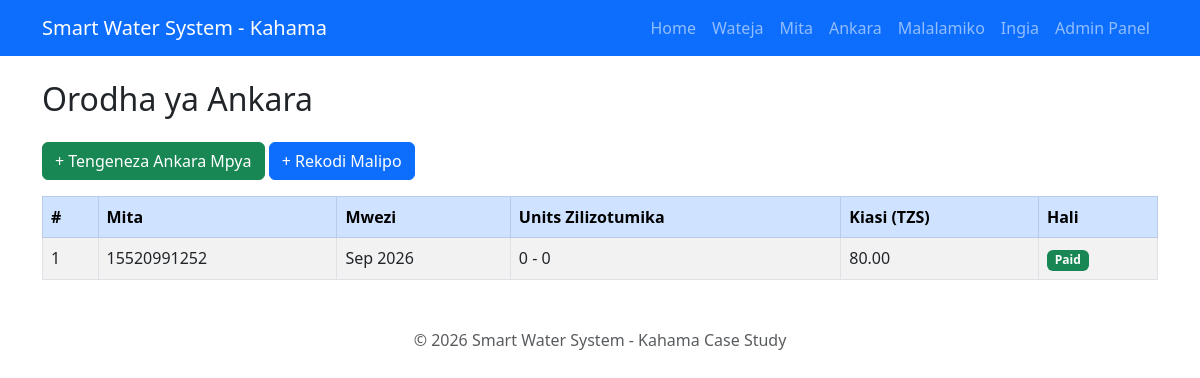
Page /bills/ on the committed database.
### billing/models.py (models this page shows, shortened)
class Bill(models.Model):
    STATUS_CHOICES = [
        ('unpaid', 'Unpaid'),
        ('paid', 'Paid'),
        ('overdue', 'Overdue'),
    ]
    meter = models.ForeignKey(Meter, on_delete=models.CASCADE, related_name='bills')
    billing_month = models.DateField(help_text="Tumia tarehe ya kwanza ya mwezi, mfano 2026-09-01")
    previous_reading = models.DecimalField(max_digits=10, decimal_places=2)
    current_reading = models.DecimalField(max_digits=10, decimal_places=2)
    rate_per_unit = models.DecimalField(max_digits=6, decimal_places=2, default=1000.00)
    amount_due = models.DecimalField(max_digits=10, decimal_places=2, editable=False)
    status = models.CharField(max_length=10, choices=STATUS_CHOICES, default='unpaid')
    date_generated = models.DateTimeField(auto_now_add=True)

### meters/models.py (models this page shows, shortened)
class Meter(models.Model):
    STATUS_CHOICES = [
        ('active', 'Active'),
        ('inactive', 'Inactive'),
        ('faulty', 'Faulty'),
    ]
    customer = models.ForeignKey(Customer, on_delete=models.CASCADE, related_name='meters')
    meter_number = models.CharField(max_length=50, unique=True)
    location = models.CharField(max_length=255, blank=True, null=True)
    installation_date = models.DateField()
    status = models.CharField(max_length=10, choices=STATUS_CHOICES, default='active')

### billing/views.py (the view)
# urls.py: path('bills/', billing_views.bill_list, name='bill_list'),
def bill_list(request):
    bills = Bill.objects.all().order_by('-date_generated')
    return render(request, 'billing/bill_list.html', {'bills': bills})

### templates/billing/bill_list.html (shortened to what this page needs)
{% extends 'base.html' %}
{% block content %}
<h2 class="mb-4">Orodha ya Ankara</h2>
<a href="{% url 'add_bill' %}" class="btn btn-success mb-3">+ Tengeneza Ankara Mpya</a>
<a href="{% url 'add_payment' %}" class="btn btn-primary mb-3">+ Rekodi Malipo</a>
<table class="table table-striped table-bordered">
    <thead class="table-primary">
        <tr>
            <th>#</th>
            <th>Mita</th>
            <th>Mwezi</th>
            <th>Units Zilizotumika</th>
            <th>Kiasi (TZS)</th>
            <th>Hali</th>
        </tr>
    </thead>
    <tbody>
        {% for bill in bills %}
        <tr>
            <td>{{ bill.id }}</td>
            <td>{{ bill.meter.meter_number }}</td>
            <td>{{ bill.billing_month|date:"M Y" }}</td>
            <td>{{ bill.current_reading|floatformat:0 }} - {{ bill.previous_reading|floatformat:0 }}</td>
            <td>{{ bill.amount_due|floatformat:2 }}</td>
            <td>
                {% if bill.status == 'paid' %}
                <span class="badge bg-success">Paid</span>
                {% elif bill.status == 'overdue' %}
                <span class="badge bg-danger">Overdue</span>
                {% else %}
                <span class="badge bg-warning text-dark">Unpaid</span>
                {% endif %}
            </td>
        </tr>
        {% empty %}
        <tr>
            <td colspan="6" class="text-center text-muted">Hakuna ankara zilizotengenezwa bado.</td>
        </tr>
        {% endfor %}
    </tbody>
</table>
{% endblock %}

### rows in the picture
Bill: id "1", meter.meter_number "15520991252", billing_month "Sep 2026", current_reading "0", previous_reading "0", amount_due "80.00", status "Paid"
